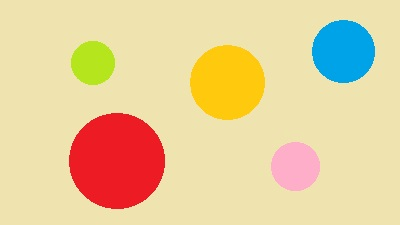
#> input picture images/sample1.jpg, 400 x 225 px
$ python OpenCV_Counting.py
#> lines starting #> are read from the running program, lines starting #| are printed output that depends on the picture; after the words box and inside, x2 and y2 are one past the last pixel; in counts of white or black regions, pixels touching at a corner belong together
import numpy as np
import cv2 as cv
from matplotlib import pyplot as plt

# Load image file
img = cv.imread('images/sample1.jpg', cv.IMREAD_COLOR) #BGR
#> img is the input picture: shape (225, 400, 3); mean B, G, R 156, 206.5, 230.6
# Convert to gray image
gray = cv.cvtColor(img, cv.COLOR_BGR2GRAY)
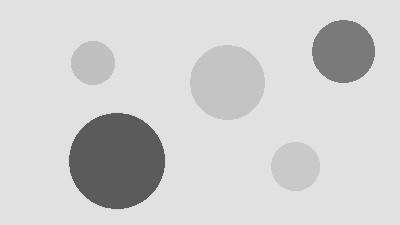
#> gray: shape (225, 400); min 83, max 233, mean 208.2
#plot Histogram

            #plt.hist(gray.ravel(),256,[0,256]); plt.show()

# Binarize the gray image
thresh = 210
b_img = cv.threshold(gray,thresh,255,cv.THRESH_BINARY_INV)[1]
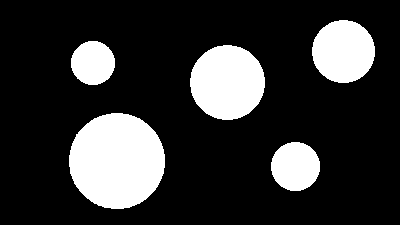
#> b_img: shape (225, 400); 20.2% white; 5 white regions
# Find contours
contours, hierachy = cv.findContours(b_img, cv.RETR_EXTERNAL,cv.CHAIN_APPROX_SIMPLE)
#> contours = 5 contours; box (x1, y1, x2, y2) and area: (69, 113, 165, 209) 7096, (190, 45, 265, 120) 4293, (312, 20, 375, 83) 3024, (271, 142, 320, 191) 1820, (71, 41, 115, 85) 1458

# Count the number of contours/objects
print('so contours',len(contours))
#| so contours 5

for index,cnt in enumerate(contours):
    (x,y),radius = cv.minEnclosingCircle(cnt)
    center = (int(x),int(y))
    radius = int(radius)
    cv.circle(img,center,radius,(0,255,0),2)
    text = '#' + str(index)
    cv.putText(img, text, center, cv.FONT_HERSHEY_COMPLEX,1,(255,255,255),2)
#> this loop made 5 passes
#> (x, y, radius, center, text) on passes 2, 4, 5: (116.4, 160.4, 48, (116, 160), '#1'), (92.5, 62.5, 21, (92, 62), '#3'), (343, 51.01, 31, (343, 51), '#4')
#> (x, y, radius, text) on passes 1, 3: (295, 166, 24, '#0'), (227, 82, 37, '#2')
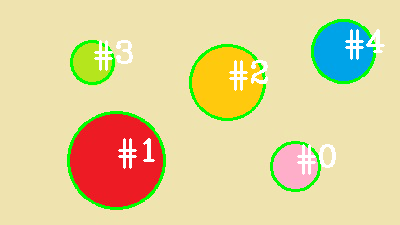
#> img: shape (225, 400, 3); 5.73% of pixels changed, all inside (x1, y1, x2, y2) = (67, 19, 385, 210)


cv.imshow('image', img)
cv.imshow('binary', b_img)
cv.waitKey(0)
cv.destroyAllWindows()
